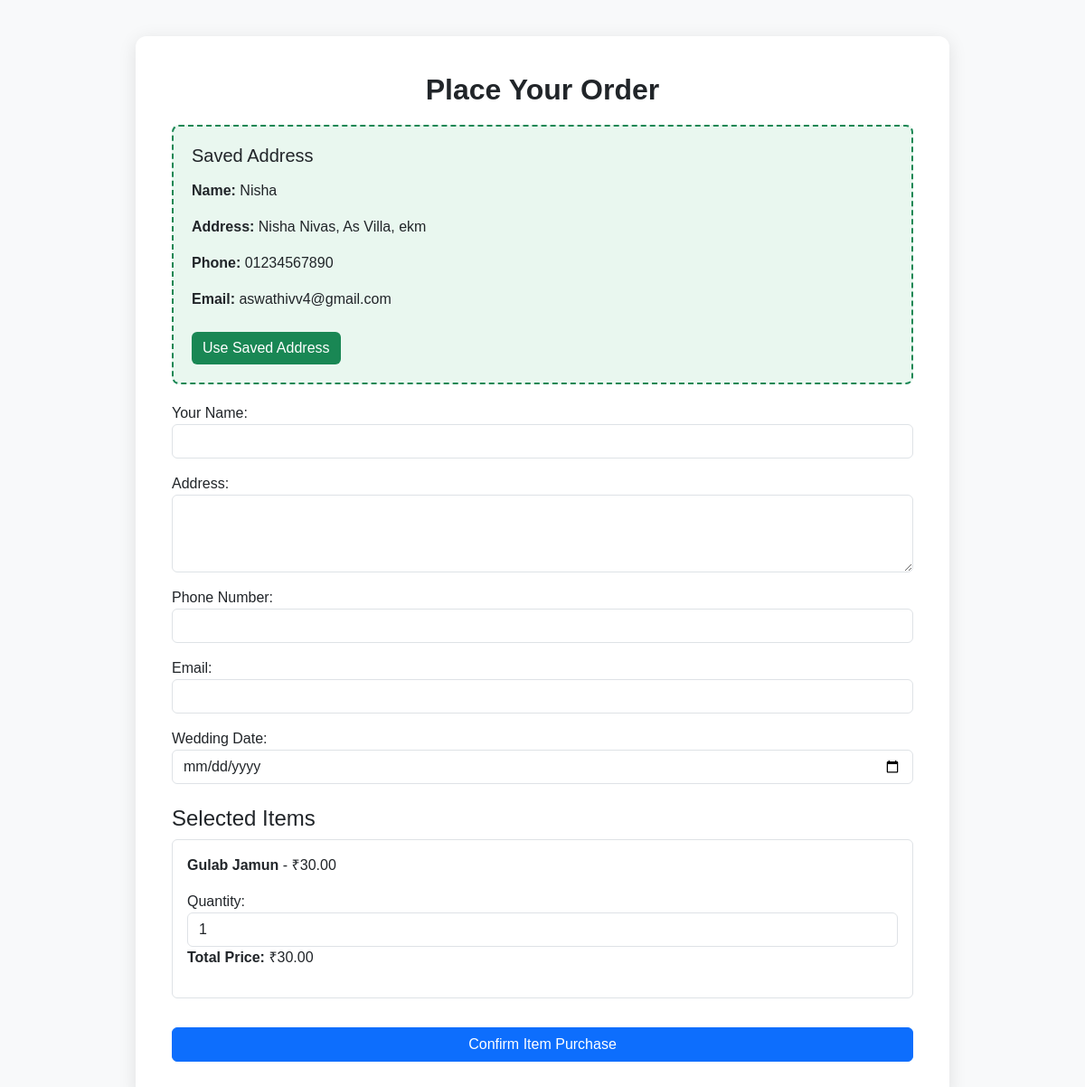
Page /order/address/items/12/ (signed in) on the committed database.
### app/models.py (models this page shows, shortened)
class Address(models.Model):
    user = models.ForeignKey(User, on_delete=models.CASCADE)
    name = models.CharField(max_length=255)
    address = models.TextField()
    phone_number = models.CharField(max_length=20)
    email = models.EmailField()

class Item(models.Model):
    category = models.ForeignKey(ItemCategory, on_delete=models.CASCADE)
    name = models.CharField(max_length=100)
    img = models.FileField()

class ItemCategory(models.Model):
    img = models.FileField()
    name = models.CharField(max_length=100)
    price = models.DecimalField(max_digits=10, decimal_places=2)

### app/views.py (the view, shortened to what this page needs)
# urls.py: path('order/address/items/<str:item_ids>/', views.items_address_page, name='items_address_page'),
@login_required
def items_address_page(request, item_ids):
    item_ids = item_ids.split(',')
    items = Item.objects.select_related('category').filter(id__in=item_ids)
    user_address = Address.objects.filter(user=request.user).first()
    return render(request, 'user/order.html', {'items': items, 'user_address': user_address})

### templates/user/order.html (shortened to what this page needs)
<!-- {% load static %}
<!DOCTYPE html>
<html lang="en">
<head>
    <meta charset="UTF-8">
    <title>Order & Payment</title>
    <script src="https://checkout.razorpay.com/v1/checkout.js"></script>
    <style>
        body { font-family: Arial, sans-serif; padding: 20px; }
        .container { max-width: 600px; margin: auto; border: 1px solid #ddd; padding: 20px; border-radius: 8px; }
        h2, h4 { text-align: center; }
        input, textarea, button { width: 100%; padding: 10px; margin: 10px 0; }
        button { background-color: #F37254; color: white; border: none; cursor: pointer; }
        button:hover { background-color: #d35400; }
        .details { margin-top: 20px; border-top: 1px solid #ddd; padding-top: 20px; }
    </style>
</head>
<body> -->
<!DOCTYPE html>
<html lang="en">
<head>
  <link href="https://cdn.jsdelivr.net/npm/bootstrap@5.3.3/dist/css/bootstrap.min.css" rel="stylesheet">
  <link href="https://unpkg.com/aos@next/dist/aos.css" rel="stylesheet">
</head>
<body>
<div class="container" data-aos="fade-up">
  <h2 class="text-center">Place Your Order</h2>
  {% if user_address %}
  <div id="saved-address-box" class="saved-address-box"
       data-name="{{ user_address.name }}"
       data-address="{{ user_address.address }}"
       data-phone="{{ user_address.phone_number }}"
       data-email="{{ user_address.email }}">
    <h5>Saved Address</h5>
    <p><strong>Name:</strong> {{ user_address.name }}</p>
    <p><strong>Address:</strong> {{ user_address.address }}</p>
    <p><strong>Phone:</strong> {{ user_address.phone_number }}</p>
    <p><strong>Email:</strong> {{ user_address.email }}</p>
    <button type="button" id="use-saved-address-btn" class="btn btn-use-address mt-2">Use Saved Address</button>
  </div>
  {% endif %}
  <form method="POST">
    <div class="mb-3">
      <label for="name">Your Name:</label>
      <input type="text" name="name" id="name" class="form-control" required>
    </div>
    <div class="mb-3">
      <label for="address">Address:</label>
      <textarea name="address" id="address" class="form-control" rows="3" required></textarea>
    </div>
    <div class="mb-3">
      <label for="phone_number">Phone Number:</label>
      <input type="text" name="phone_number" id="phone_number" class="form-control" required>
    </div>
    <div class="mb-3">
      <label for="email">Email:</label>
      <input type="email" name="email" id="email" class="form-control" required>
    </div>
    <div class="mb-3">
      <label for="date">Wedding Date:</label>
      <input type="date" name="date" id="date" class="form-control" required>
    </div>
    {% if items %}
      <div class="mt-4">
        <h4>Selected Items</h4>
        {% for item in items %}
          <div class="mb-3 p-3 border rounded">
            <p><strong>{{ item.name }}</strong> - ₹{{ item.category.price|floatformat:2 }}</p>
            <label for="qty_{{ item.id }}">Quantity:</label>
            <input type="number" name="qty_{{ item.id }}" id="qty_{{ item.id }}" class="form-control" value="1" min="1"
                   data-price="{{ item.category.price|floatformat:2 }}" onchange="updateTotalPrice('{{ item.id }}')">
            <p><strong>Total Price:</strong> <span id="total_price_{{ item.id }}">₹{{ item.category.price|floatformat:2 }}</span></p>
          </div>
        {% endfor %}
      </div>
    {% endif %}
    <button type="submit" class="btn btn-primary mt-3 w-100">
      {% if card %} Place Order for Invitation Card
      {% elif des %} Book Destination Wedding
      {% elif items %} Confirm Item Purchase
      {% else %} Confirm Order
      {% endif %}
    </button>
  </form>
</div>
</body>
</html>

### templates/user/order.html (style rules this page uses)
body { background-color: #f8f9fa; font-family: 'Poppins', sans-serif; }
.container { max-width: 900px; background: #fff; padding: 40px; border-radius: 12px; box-shadow: 0 4px 20px rgba(0, 0, 0, 0.1); margin-top: 40px; }
h2 { font-weight: 600; margin-bottom: 20px; }
.saved-address-box { border: 2px dashed #198754; padding: 20px; border-radius: 8px; background-color: #e9f7ef; margin-bottom: 20px; position: relative; }
.saved-address-box h5 { margin-bottom: 15px; }
.btn-use-address { background-color: #198754; color: white; border: none; transition: all 0.3s ease; }

### rows in the picture
Address: name "Nisha", address "Nisha Nivas, As Villa, ekm", phone_number "01234567890", email "aswathivv4@gmail.com"
Item: name "Gulab Jamun", category.price "30.00"
